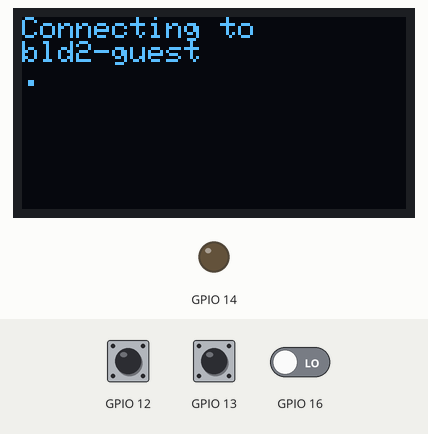
This sketch was run on a simulated ESP8266 (NodeMCU). Parts: 128×64 one-colour display, output pins drawn as LEDs (lit = HIGH). Inputs (shaded band) come from the test bench; at power-on: GPIO 12 HIGH, GPIO 13 HIGH, GPIO 16 LOW. WiFi joins after 1.5 s; servers stay silent unless stated; what the sketch prints to the serial monitor is not drawn. At 15.9 s the program restarts the board; the recording ends there.

Above: at 0.6 s.
At 1.7 s:
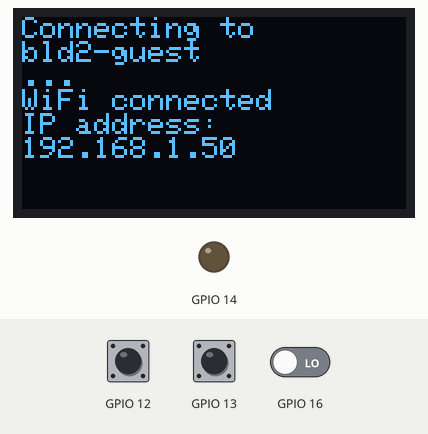
At 2.3 s:
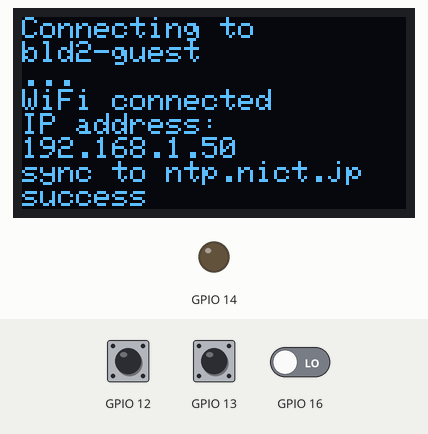
At 7.3 s:
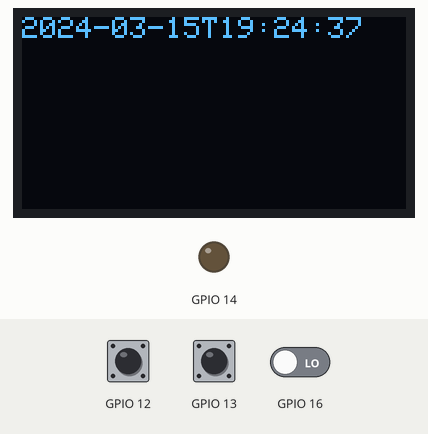
At 10.3 s:
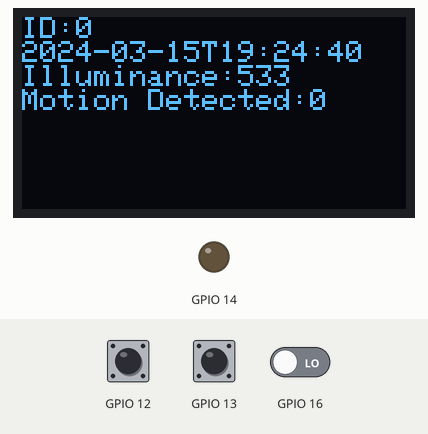
At 14.0 s:
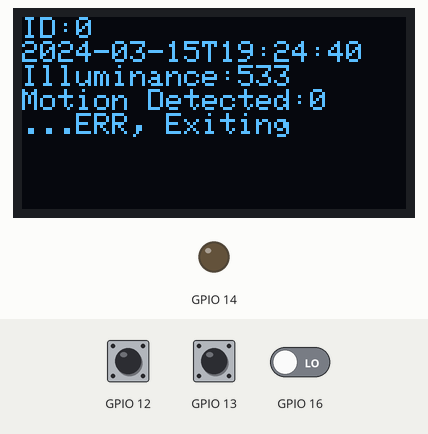

The sketch:

14_monitor_and_buz.ino
```cpp
#include <SPI.h>
#include <Wire.h>
#include <Adafruit_GFX.h>
#include <Adafruit_SSD1306.h>
#include <ESP8266WiFi.h>
#include <WiFiUdp.h>
#include <TimeLib.h>
//Wi-Fi情報
const char* ssid = "bld2-guest";
const char* pass = "MatsumotoWay";
//const char* ssid = "IODATA-127068-2G";
//const char* pass = "7LLAH61238701";
//unixtimeあわせ
const char* ntp_server = "ntp.nict.jp";
unsigned long last_sync_time=0;
//ディスプレイ
#define OLED_RESET 2
Adafruit_SSD1306 display(OLED_RESET);

//IOTサーバホスト名とポート番号、通信用文字バッファ
const char* host = "iot.hongo.wide.ad.jp";
const int port = 10017; // ** 割り当てられたものを使用せよ**
char send_buf[100];

int prev_stat = LOW;
void setup() {
  Serial.begin(115200);
  pinMode(14, OUTPUT);
  digitalWrite(14, LOW);
  pinMode(2, INPUT);
  pinMode(12, INPUT);
  pinMode(13, INPUT);
  pinMode(16, INPUT);
  delay(10);

  //ディスプレイ
  display.begin(SSD1306_SWITCHCAPVCC, 0x3C);
  display.clearDisplay();
  display.setTextSize(1);
  display.setTextColor(WHITE);
  display.setCursor(0,0);
  display.println("Connecting to ");
  display.println(ssid);
  display.display();

  WiFi.mode(WIFI_STA);
  WiFi.begin(ssid, pass);
  while (WiFi.status() != WL_CONNECTED) {
    delay(500);
    display.print(".");
    display.display();
  }
  display.println();
  display.display();

  display.println("WiFi connected");
  display.println("IP address: ");
  display.println(WiFi.localIP());
  display.display();
  boolean status = syncNTPTime(ntp_server);
  display.print("sync to ");
  display.print(ntp_server);
  display.println();
  if(status == true){
    display.println("success");
  }else {
    display.println("failed, exiting...");
    delay(2000);
    exit(0);
  }
  display.display();
  last_sync_time = now();
  delay(5000);
  unsigned long t=now();
  char str_time[30];
  sprintf(str_time,"%04d-%02d-%02dT%02d:%02d:%02d",
  year(t),month(t),day(t),
  hour(t),minute(t),second(t));
  display.clearDisplay();
  display.setCursor(0,0);
  display.println(str_time);
  display.display();
}


void loop() {

 unsigned long t=now();
 if(t/10!=last_sync_time/10){
   display.clearDisplay();
   display.setCursor(0,0);
  //DIPスイッチ状態
   int ID = getDIPSWStatus();
   display.print("ID:");
   display.println(ID);
  //時刻
   unsigned long t=now();
   char str_time[30];
   sprintf(str_time,"%04d-%02d-%02dT%02d:%02d:%02d",
   year(t),month(t),day(t),
   hour(t),minute(t),second(t));

   display.println(str_time);

    //照度
    int lx = getIlluminance();
    display.print("Illuminance:");
    display.println(lx);

    //人感センサの状態
    boolean mdstat = getMDStatus();
    display.print("Motion Detected:");
    display.println(mdstat);
    display.display();
    syncNTPTime(ntp_server);
    last_sync_time=t;

    //TCP通信でサーバに置きに行く
    WiFiClient client;
     //通信できなかった場合のエラー処理
    if (!client.connect(host, port)) {
     display.println("...ERR, exiting...");
     display.display();
     delay(2000);
     exit(0);//XXX
    }
    sprintf(send_buf,"%d,%s,%d,%d\n",ID, str_time, lx, mdstat);

    client.print(send_buf);
    delay(3000);
    int bytes = 0;
    bytes = client.available();
    Serial.print("waiting...");
    Serial.print(bytes);
    Serial.print("bytes");
    String messages = "";

    if (bytes != 0){
      for (int ii = 0; ii < bytes; ii++){
        char tmp1 = client.read();
        //Serial.print("received");
        //Serial.print(tmp1);
        messages.concat(tmp1);
      }
      Serial.println(messages);
      if (messages.compareTo("OK\n") == 0){
        display.println("...OK");
        display.display();
        setBZ(true);
      }
      else if (messages.compareTo("ERROR\n") == 0){
        display.println("...NG");
        display.display();
        setBZ(true);
      }
      else if (messages.compareTo("XOK\n") == 0){
        display.println("...XOK");
        display.display();
        setBZ(false);
      }
      else if (messages.compareTo("XERROR\n") == 0){
        display.println("...XNG");
        display.display();
        setBZ(false);
      }
    }


    //client.available とclient.readで撮ってくるっぽい。
    if(!client.connected()){
      client.stop();
      display.println("...ERR, Exiting");
      display.display();
      delay(2000);//XXX
      exit(0);//XXX
    }

    client.stop();
  }

}

void setBZ(boolean on){
  if (on == true){
    digitalWrite(14, HIGH);
  }
  if (on == false){
    digitalWrite(14, LOW);
  }
  return;
}

boolean getPushSWStatus(){
  int stat = digitalRead(2);
  if (stat == LOW){
    return true;
  }
  if (stat == HIGH){
    return false;
  }
}

boolean detectPushSWON(){
 int stat=digitalRead(2);
 int ret = 1;
 if(stat==LOW && prev_stat==HIGH){
  ret = 1;
 }
 else{
  ret = 0;
 }
 prev_stat = stat;
 delay(1);
 if (ret == 1){
  return true;
 }
 if (ret == 0){
  return false;
 }
}

int getDIPSWStatus(){
 int stat=0;
 int bit1=digitalRead(12);
 int bit0=digitalRead(13);
 if(bit0==LOW){
 stat|=0x01;
 }
 if(bit1==LOW){
 stat|=0x02;
 }

  return stat;
}

boolean getMDStatus(){
  int stat = digitalRead(16);
  if (stat == HIGH){
    return true;
  }else if (stat == LOW){
    return false;
  }
}

int getIlluminance(){
  int lx = 3200*analogRead(A0)/3072;
  return lx;
}

unsigned long getNTPTime(const char* ntp_server){
 WiFiUDP udp;
 udp.begin(8888);
 unsigned long unix_time=0UL;
 byte packet[48];
 memset(packet, 0, 48);
 packet[0] = 0b11100011;
 packet[1] = 0;
 packet[2] = 6;
 packet[3] = 0xEC;
 packet[12] = 49;
 packet[13] = 0x4E;
 packet[14] = 49;
 packet[15] = 52;
 udp.beginPacket(ntp_server, 123);
 udp.write(packet, 48);
 udp.endPacket();
 for(int i=0;i<10;i++){
 delay(500);
 if(udp.parsePacket()){
 udp.read(packet, 48);
 unsigned long highWord = word(packet[40], packet[41]);
 unsigned long lowWord = word(packet[42], packet[43]);
 unsigned long secsSince1900 = highWord << 16 | lowWord;
 const unsigned long seventyYears = 2208988800UL;
 unix_time = secsSince1900 - seventyYears + 32400UL; // 32400 = 9 hours (JST)
 break;
 }
 }
 udp.stop();
 return unix_time;
}

boolean syncNTPTime(const char* ntp_server){
 unsigned long unix_time=getNTPTime(ntp_server);
 if(unix_time>0){
 setTime(unix_time);
 return true;
 }
 return false;

}
```

Measured:
- what the display in image 1 shows lasts 0.5 s, from 1.7 s to 2.2 s
- what the display in image 2 shows lasts 5.0 s, from 2.2 s to 7.2 s
- what the display in image 3 shows lasts 3.0 s, from 7.2 s to 10.2 s
- what the display in image 4 shows lasts 3.7 s, from 10.2 s to 13.9 s
